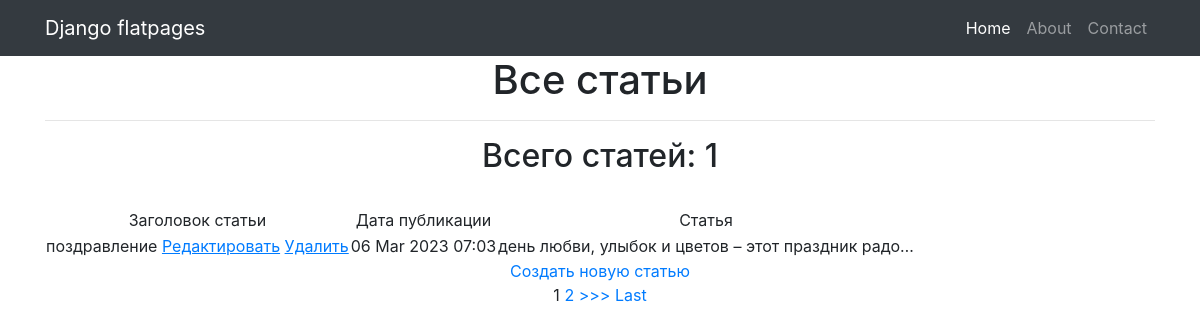
Page /news/ (signed in) on the committed database.
### news/models.py (models this page shows, shortened)
class Post(models.Model):
    author = models.ForeignKey(Author, on_delete=models.CASCADE)
    NEWS = 'NW'
    ARTICLE = 'AR'
    CATEGORY_CHOICES = (
        (NEWS, 'Новость'),
        (ARTICLE, 'Статаья'),
    )
    categoryType = models.CharField(max_length=2, choices=CATEGORY_CHOICES, default=ARTICLE)
    dateCreat = models.DateTimeField(auto_now_add=True)
    postCategory = models.ManyToManyField(Category, through='PostCategory')
    title = models.CharField(max_length=128)
    text = models.TextField()
    rating = models.SmallIntegerField(default=0)

### news/views.py (the view, shortened to what this page needs)
# urls.py: path('', NewsList.as_view()), # т.к. сам по себе это класс, то нам надо представить этот класс в виде view. Для этого вызываем метод as_view
class NewsList(LoginRequiredMixin, ListView):
    model = Post  # указываем модель, объекты которой мы будем выводить
    template_name = 'news.html'  # указываем имя шаблона, в котором будет лежать HTML, в нём будут все инструкции о том, как именно пользователю должны вывестись наши объекты
    context_object_name = 'news'  # это имя списка, в котором будут лежать все объекты, его надо указать, чтобы обратиться к самому списку объектов через HTML-шаблон
    queryset = Post.objects.order_by('-dateCreat')
    paginate_by = 1 # постраничный вывод в один элемент
    form_class = PostForm  # добавляем форм класс, чтобы получать доступ к форме через метод POST
    def get_context_data(self, **kwargs):
        context = super().get_context_data(**kwargs)
        context['filter'] = NewsFilter(self.request.GET, queryset=self.get_queryset())
        context['categories'] = Category.objects.all()
        context['form'] = PostForm()
        return context

### news/templatetags/censor_filters.py (called while the page is built)
@register.filter(name='censor') # регистрируем наш фильтр под именем censor, чтоб django понимал, что это именно фильтр, а не простая функция
def censor(testText):
    for word in bad_words:
        testText = testText.lower().replace(word.lower(), '***') # ищем в переданном тексте слова из списка bad_words и меняем их на ***
    return testText

### templates/news.html (shortened to what this page needs)
{% extends 'flatpages/default.html' %}
{% load censor_filters %}
{% block content %}
<h1>Все статьи</h1>
<hr>
    {% if news %}
        <h2> Всего статей: {{ news|length}} </h2>
        <br>
        <table>
            <tr>
                <td>
                    Заголовок статьи
                </td>
                <td>
                    Дата публикации
                </td>
                <td>
                    Статья
                </td>
            </tr>
        {% for new in news %}
            <tr>
                <td>
                    {{ new.title|censor }}
                    <a href="{% url 'edit_post' new.id %}"><u>Редактировать</u></a>
                    <a href="{% url 'delete_post' new.id %}"><u> Удалить </u></a>
                </td>
                <td>
                    {{ new.dateCreat|date:'d M Y h:m' }}
                </td>
                <td>
                    {{ new.text|censor|truncatechars:50 }}
                </td>
            </tr>
        {% endfor %}
        </table>
    {% else %}
        <h2> Статей нет!</h2>
    {% endif %}
    <a href="{% url 'add_post' %}">Создать новую статью</a> <br>
    {% if is_paginated %}
        {% for num in page_obj.paginator.page_range %}
            {% if page_obj.number == num %}
                <a>{{ num }}</a>
            {% elif num > page_obj.number|add:'-2' and num < page_obj.number|add:'2' %}
                <a href="?page={{ num }}">{{ num }}</a>
            {% endif %}
        {% endfor %}
        {% if page_obj.has_next %}
            <a href="?page={{ page_obj.next_page_number }}">>>></a>
            <a href="?page={{ page_obj.paginator.num_pages }}">Last</a>
        {% endif %}
{% endif %}
{% endblock content %}

### rows in the picture
Post: title|censor "поздравление", dateCreat "06 Mar 2023 07:03", text|censor "день любви, улыбок и цветов – этот праздник радо…"

### other values in the picture
{{ news|length }} "1"
{{ num }} "1"
{{ num }} "2"
